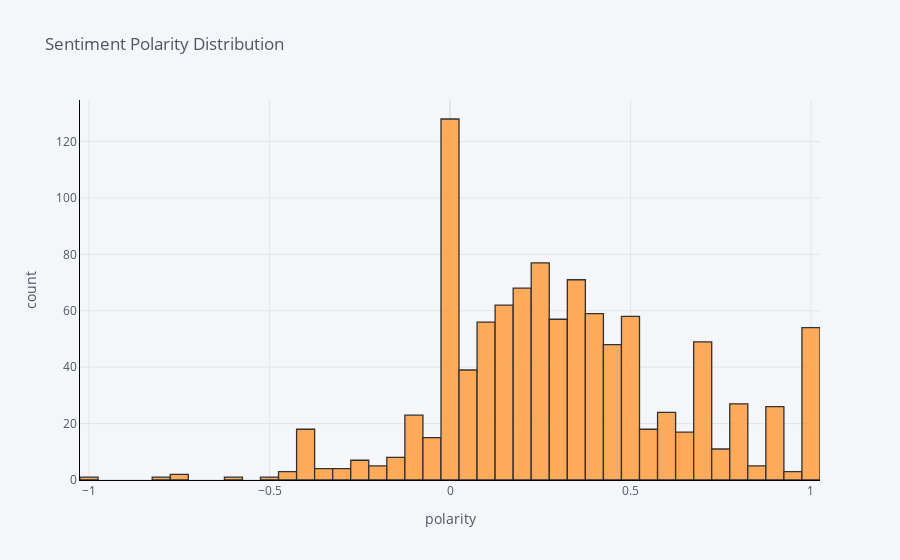

The notebook cell this image was saved under:
### Code cell
df['polarity'].iplot(
    kind='hist',
    bins=50,
    xTitle='polarity',
    linecolor='black',
    yTitle='count',
    title='Sentiment Polarity Distribution')

### Figure 1 — Plotly figure (JSON) as saved in the notebook; plotly's stock layout.template omitted (floating-point values rounded to 4 significant figures; data arrays with more than 128 entries replaced by an {"elided": "..."} marker saying what was removed)
{"data": [{"histfunc": "count", "histnorm": "", "marker": {"color": "rgba(255, 153, 51, 1.0)", "line": {"color": "#000000", "width": 1.3}}, "name": "polarity", "nbinsx": 50, "opacity": 0.8, "orientation": "v", "type": "histogram", "x": {"elided": "1050 float values"}}], "layout": {"autosize": true, "barmode": "overlay", "legend": {"bgcolor": "#F5F6F9", "font": {"color": "#4D5663"}}, "paper_bgcolor": "#F5F6F9", "plot_bgcolor": "#F5F6F9", "title": {"font": {"color": "#4D5663"}, "text": "Sentiment Polarity Distribution"}, "xaxis": {"autorange": true, "gridcolor": "#E1E5ED", "linecolor": "black", "range": [-1.025, 1.025], "showgrid": true, "tickfont": {"color": "#4D5663"}, "title": {"font": {"color": "#4D5663"}, "text": "polarity"}, "type": "linear", "zerolinecolor": "#E1E5ED"}, "yaxis": {"autorange": true, "gridcolor": "#E1E5ED", "linecolor": "black", "range": [0, 134.7], "showgrid": true, "tickfont": {"color": "#4D5663"}, "title": {"font": {"color": "#4D5663"}, "text": "count"}, "zerolinecolor": "#E1E5ED"}}}
